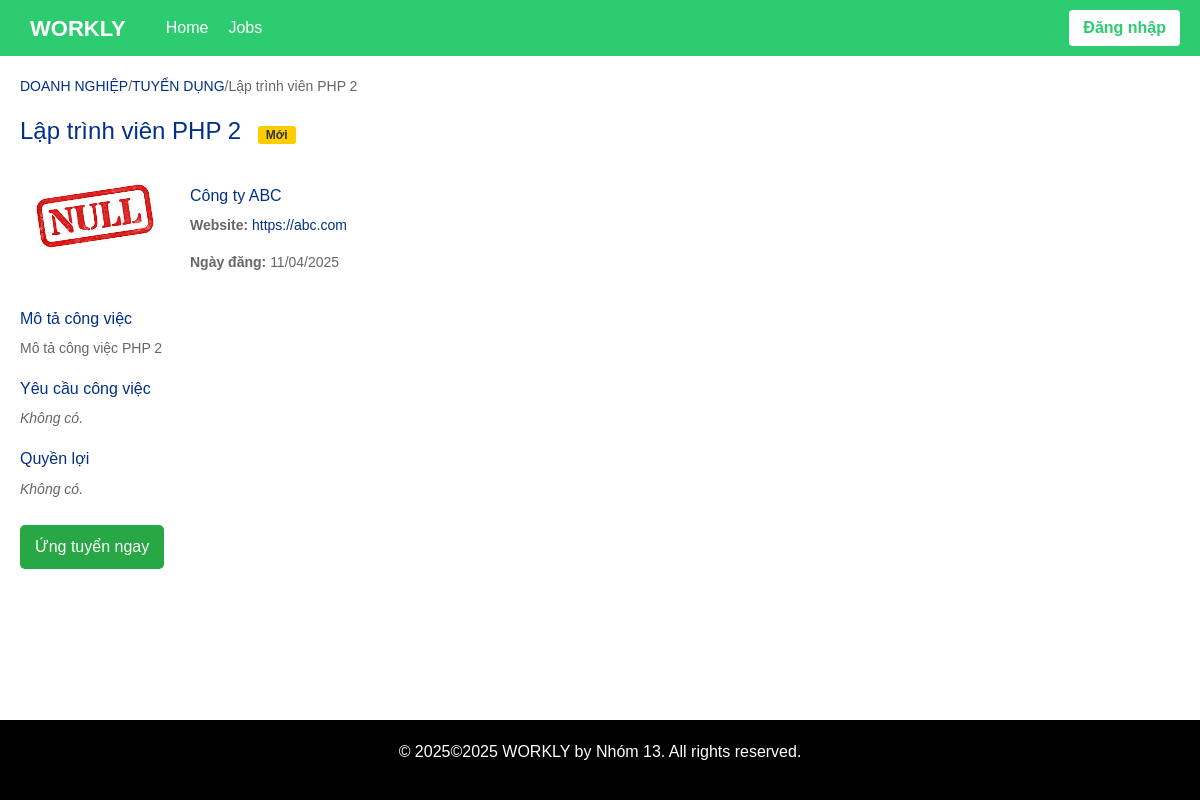
The page /job_detail.php?id=4 on the database its author committed.
### tables this page shows
CREATE TABLE IF NOT EXISTS `job_posts` (
  `id` int(11) NOT NULL AUTO_INCREMENT,
  `employer_id` int(11) NOT NULL,
  `title` varchar(255) NOT NULL,
  `description` text NOT NULL,
  `location` varchar(100) DEFAULT NULL,
  `salary_min` int(11) DEFAULT NULL,
  `salary_max` int(11) DEFAULT NULL,
  `job_type` enum('full-time','part-time') NOT NULL,
  `industry` varchar(100) DEFAULT NULL,
  `keywords` text DEFAULT NULL,
  `status` enum('active','inactive') DEFAULT 'active',
  `expires_at` date DEFAULT NULL,
  `created_at` timestamp NOT NULL DEFAULT current_timestamp(),
  `requirements` text DEFAULT NULL,
  `benefits` text DEFAULT NULL,
  `updated_at` timestamp NULL DEFAULT NULL ON UPDATE current_timestamp(),
  PRIMARY KEY (`id`),
  KEY `employer_id` (`employer_id`)
);

CREATE TABLE IF NOT EXISTS `employers` (
  `id` int(11) NOT NULL AUTO_INCREMENT,
  `user_id` int(11) NOT NULL,
  `company_name` varchar(255) NOT NULL,
  `website` varchar(255) DEFAULT NULL,
  `description` text DEFAULT NULL,
  `company_logo` varchar(255) NOT NULL DEFAULT 'assets/images/default-null.png',
  PRIMARY KEY (`id`),
  KEY `user_id` (`user_id`)
);

### job_detail.php (the view, shortened to what this page needs)
<?php
require 'includes/config.php';
$job_id = (int) $_GET['id'];
$stmt = $conn->prepare("
    SELECT jp.*, e.company_name, e.company_logo, e.website
    FROM job_posts jp
    JOIN employers e ON jp.employer_id = e.id
    WHERE jp.id = :id
");
$stmt->execute([':id' => $job_id]);
$job = $stmt->fetch(PDO::FETCH_ASSOC);
function isNew($created_at)
{
    $posted = new DateTime($created_at);
    $now = new DateTime();
    return $now->diff($posted)->days <= 3;
}
?>
<!DOCTYPE html>
<html lang="vi">
<head>
    <link href="https://cdn.jsdelivr.net/npm/bootstrap@5.3.3/dist/css/bootstrap.min.css" rel="stylesheet">
    <link rel="stylesheet" href="/assets/css/styles.css">
</head>
<body>
    <?php include 'includes/header.php'; ?>
    <div class="container">
        <div class="main-content">
            <div class="breadcrumb">
                <a href="/index.php">DOANH NGHIỆP</a> /
                <a href="/jobs.php">TUYỂN DỤNG</a> /
                <span><?= htmlspecialchars($job['title']) ?></span>
            </div>
            <h2>
                <?= htmlspecialchars($job['title']) ?>
                <?php if (isNew($job['created_at'])): ?>
                    <span class="new-badge">Mới</span>
                <?php endif; ?>
            </h2>
            <div class="job-info">
                <div class="job-image">
                    <img src="<?= $job['company_logo'] ?: 'uploads/companies/default.png' ?>" alt="Company Logo">
                </div>
                <div class="job-meta">
                    <h5><?= htmlspecialchars($job['company_name']) ?></h5>
                    <?php if (!empty($job['website'])): ?>
                        <p><strong>Website:</strong> <a href="<?= htmlspecialchars($job['website']) ?>" target="_blank"><?= htmlspecialchars($job['website']) ?></a></p>
                    <?php endif; ?>
                    <p><strong>Ngày đăng:</strong> <?= date('d/m/Y', strtotime($job['created_at'])) ?></p>
                </div>
            </div>
            <div class="job-details">
                <h5>Mô tả công việc</h5>
                <div class="job-description">
                    <?= nl2br(htmlspecialchars($job['description'])) ?>
                </div>
                <h5>Yêu cầu công việc</h5>
                <div class="job-requirements">
                    <?php if (!empty($job['requirements'])): ?>
                        <?= nl2br(htmlspecialchars($job['requirements'])) ?>
                    <?php else: ?>
                        <p><em>Không có.</em></p>
                    <?php endif; ?>
                </div>
                <h5>Quyền lợi</h5>
                <div class="job-benefits">
                    <?php if (!empty($job['benefit'])): ?>
                        <?= nl2br(htmlspecialchars($job['benefit'])) ?>
                    <?php else: ?>
                        <p><em>Không có.</em></p>
                    <?php endif; ?>
                </div>
            </div>
            <a href="/apply.php?job_id=<?= $job['id'] ?>" class="apply-btn">Ứng tuyển ngay</a>
        </div>
    </div>
    <?php include 'includes/footer.php'; ?>
</body>
</html>

### assets/css/styles.css (style rules this page uses)
body { font-family: Arial, sans-serif; margin: 0; padding: 0; color: #333; display: flex; flex-direction: column; min-height: 100vh; }
button, .update-btn, .apply-btn { padding: 10px 15px; background-color: #007bff; color: white; border: none; border-radius: 5px; cursor: pointer; transition: background 0.3s ease; }
.apply-btn { background: #28a745; font-size: 16px; margin-top: 20px; text-decoration: none; display: inline-block; }
.container { max-width: 1200px; margin: 0 auto; padding: 20px; display: flex; gap: 30px; }
.main-content { flex: 3; }
.main-content h2 { font-size: 24px; color: #003087; margin-bottom: 20px; }
.breadcrumb { font-size: 14px; color: #666; margin-bottom: 20px; }
.breadcrumb a { color: #003087; text-decoration: none; }
.job-listing, .job-info { display: flex; gap: 20px; margin-bottom: 20px; }
.job-image img { width: 150px; height: 100px; object-fit: contain; border-radius: 5px; }
.new-badge { background: #ffcc00; color: #333; padding: 2px 8px; border-radius: 3px; font-size: 12px; margin-left: 10px; font-weight: bold; }
.job-desc, .job-description, .job-requirements, .job-benefits, .job-meta p { color: #666; font-size: 14px; line-height: 1.5; }
.job-meta h5, .job-details h5 { font-size: 16px; color: #003087; margin: 20px 0 10px; }
.job-meta a { color: #003087; text-decoration: none; }
.job-description p, .job-requirements p, .job-benefits p { margin: 5px 0; }

### rows shown on the page
job_posts: title "Lập trình viên PHP 2", employer.company_logo (placeholder picture), employer.company_name "Công ty ABC", employer.website "https://abc.com", created_at "11/04/2025", description "Mô tả công việc PHP 2"
